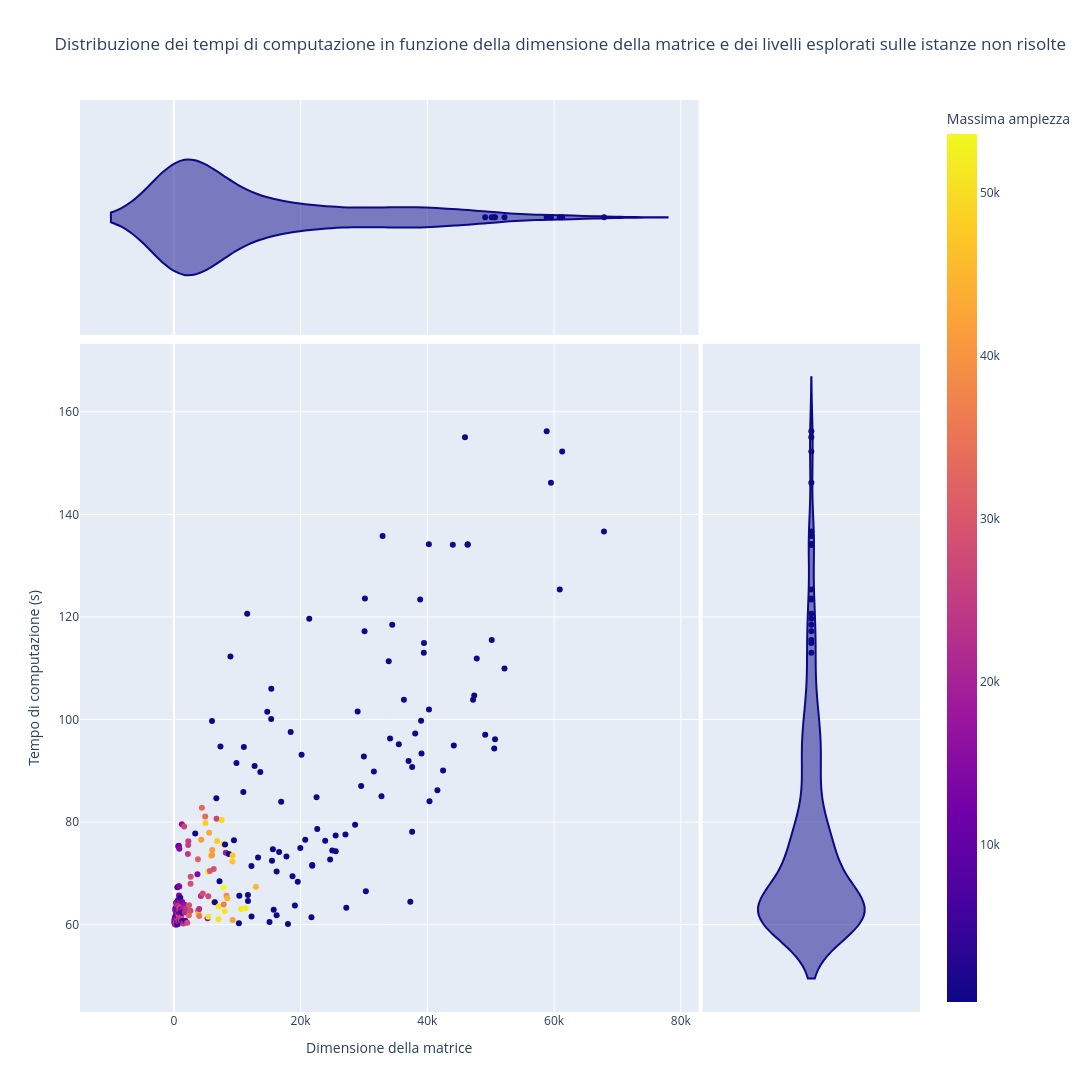

The notebook cell this image was saved under:
### Markdown cell above
* analisi della distribuzione delle istanze risolte a seconda del tempo di esecuzione impiegato e della dimensione della matrice -> fino a dimensione 70 tempi computazionali molto bassi
* alcuni possibili outliers da dimensione 90 in poi, ma ciò potrebbe dipendere da fattori come
    1. numeri non nulli presenti nella matrice -> anche se si fa già dell'ottimizzazione con eliminazione di colonne vuote inutili al raggiungimento della soluzioni, queste matrici possono tendere ad essere molto sparse, il che le rende molto inefficienti se rappresentate nella loro interezza, perchè occupano molto spazio e da elaborare rischiano di essere più lunghe del necessario
    2. struttura della matrice stessa -> dove sono gli uno   
* vedere come all'aumentare delle dimensioni aumenta il tempo computazionale
* non sembra esserci correlazione fra massima ampiezza e livelli esplorati, come è ovvio pensare matrici piccole vengono risolte velocemente facendo poca esplorazione (=> pochi livelli esplorati con ampiezze minori)

### Code cell
df_failed.sort_values(by='size', ascending=True, inplace=True)
df_failed

fig = px.scatter(
    df_failed,                 
    x='size',                      
    y='computation_time',                 
    color='max_level_size',
    # size='levels_explored',                 
    hover_data=['rows', 'levels_explored'],
    title='Distribuzione dei tempi di computazione in funzione della dimensione della matrice e dei livelli esplorati sulle istanze non risolte',
    labels={'levels_explored': 'Livelli esplorati', 'computation_time': 'Tempo di computazione (s)', 'size': 'Dimensione della matrice', 'max_level_size': 'Massima ampiezza'},
    marginal_x="violin",
    marginal_y="violin",
    height=1100,
    width=1600
)

fig.show()

### Figure 1 — Plotly figure (JSON) as saved in the notebook; plotly's stock layout.template omitted (floating-point values rounded to 4 significant figures; data arrays with more than 128 entries replaced by an {"elided": "..."} marker saying what was removed)
{"data": [{"customdata": {"elided": "252x2 int values"}, "hovertemplate": "Dimensione della matrice=%{x}<br>Tempo di computazione (s)=%{y}<br>rows=%{customdata[0]}<br>Livelli esplorati=%{customdata[1]}<br>Massima ampiezza=%{marker.color}<extra></extra>", "legendgroup": "", "marker": {"color": {"elided": "252 int values"}, "coloraxis": "coloraxis", "symbol": "circle"}, "mode": "markers", "name": "", "orientation": "v", "showlegend": false, "type": "scatter", "x": {"elided": "252 int values"}, "xaxis": "x", "y": {"elided": "252 float values"}, "yaxis": "y"}, {"alignmentgroup": "True", "customdata": {"elided": "252x2 int values"}, "hovertemplate": "Dimensione della matrice=%{x}<br>rows=%{customdata[0]}<br>Livelli esplorati=%{customdata[1]}<extra></extra>", "legendgroup": "", "marker": {"color": "#0d0887", "symbol": "circle"}, "name": "", "offsetgroup": "", "scalegroup": "x", "showlegend": false, "type": "violin", "x": {"elided": "252 int values"}, "xaxis": "x3", "yaxis": "y3"}, {"alignmentgroup": "True", "customdata": {"elided": "252x2 int values"}, "hovertemplate": "Tempo di computazione (s)=%{y}<br>rows=%{customdata[0]}<br>Livelli esplorati=%{customdata[1]}<extra></extra>", "legendgroup": "", "marker": {"color": "#0d0887", "symbol": "circle"}, "name": "", "offsetgroup": "", "scalegroup": "y", "showlegend": false, "type": "violin", "xaxis": "x2", "y": {"elided": "252 float values"}, "yaxis": "y2"}], "layout": {"coloraxis": {"colorbar": {"title": {"text": "Massima ampiezza"}}, "colorscale": [[0, "#0d0887"], [0.1111, "#46039f"], [0.2222, "#7201a8"], [0.3333, "#9c179e"], [0.4444, "#bd3786"], [0.5556, "#d8576b"], [0.6667, "#ed7953"], [0.7778, "#fb9f3a"], [0.8889, "#fdca26"], [1, "#f0f921"]]}, "height": 1100, "legend": {"tracegroupgap": 0}, "title": {"text": "Distribuzione dei tempi di computazione in funzione della dimensione della matrice e dei livelli esplorati sulle istanze non risolte"}, "width": 1600, "xaxis": {"anchor": "y", "domain": [0, 0.7363], "title": {"text": "Dimensione della matrice"}}, "xaxis2": {"anchor": "y2", "domain": [0.7413, 1], "matches": "x2", "showgrid": false, "showline": false, "showticklabels": false, "ticks": ""}, "xaxis3": {"anchor": "y3", "domain": [0, 0.7363], "matches": "x", "showgrid": true, "showticklabels": false}, "xaxis4": {"anchor": "y4", "domain": [0.7413, 1], "matches": "x2", "showgrid": false, "showline": false, "showticklabels": false, "ticks": ""}, "yaxis": {"anchor": "x", "domain": [0, 0.7326], "title": {"text": "Tempo di computazione (s)"}}, "yaxis2": {"anchor": "x2", "domain": [0, 0.7326], "matches": "y", "showgrid": true, "showticklabels": false}, "yaxis3": {"anchor": "x3", "domain": [0.7426, 1], "matches": "y3", "showgrid": false, "showline": false, "showticklabels": false, "ticks": ""}, "yaxis4": {"anchor": "x4", "domain": [0.7426, 1], "matches": "y3", "showgrid": true, "showline": false, "showticklabels": false, "ticks": ""}}}
